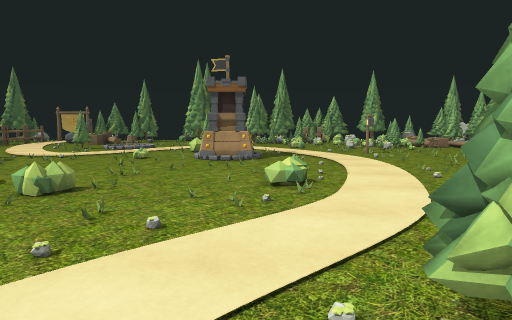
view 1 (above)

24 first-person views from a walk through a Unity game level. The camera is 1.4 m above the floor, tilts 6° down and sees 75° across. The floor is counted in squares, 1 m on a side. Each view is taken from the middle of a square. On the plan, view 1 faces up. The plan holds only what a view shows up to about 15 squares ahead; the rest is blank. The place goes on beyond the plan.

view 2
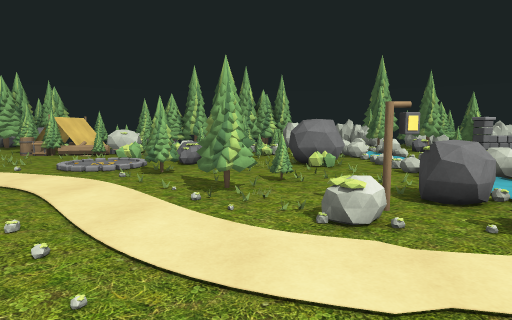

view 3
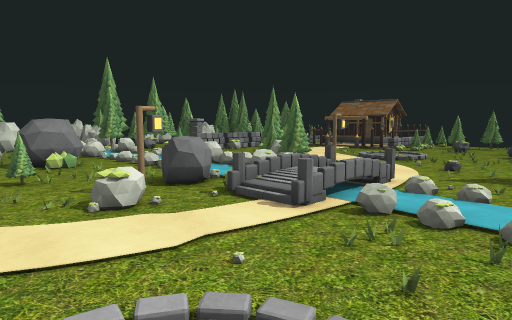

view 4
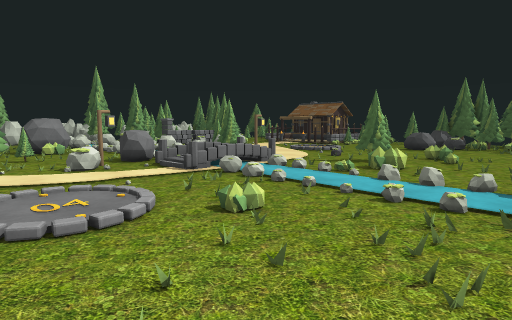

view 5
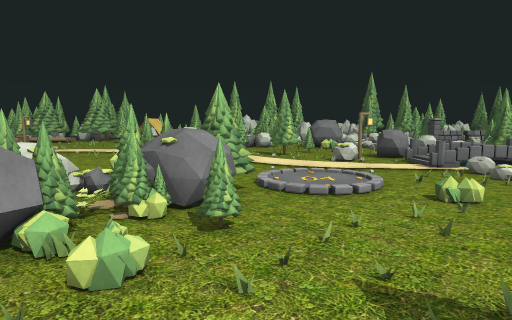

view 6
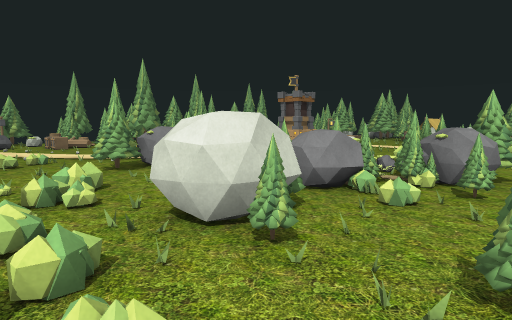

view 7
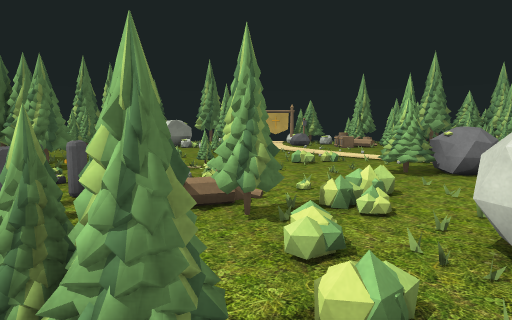

view 8
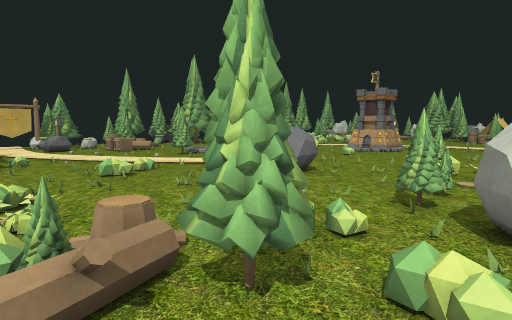

view 9
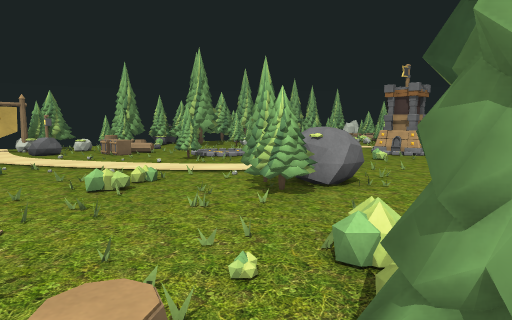

view 10
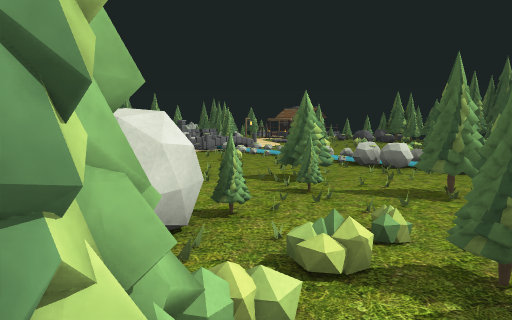

view 11
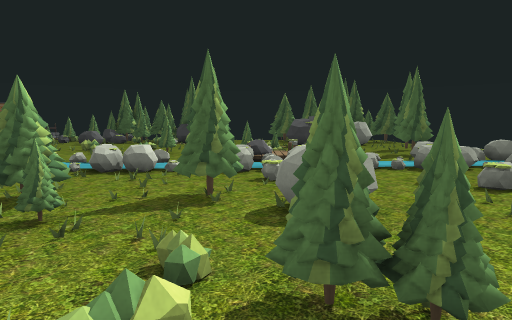

view 12
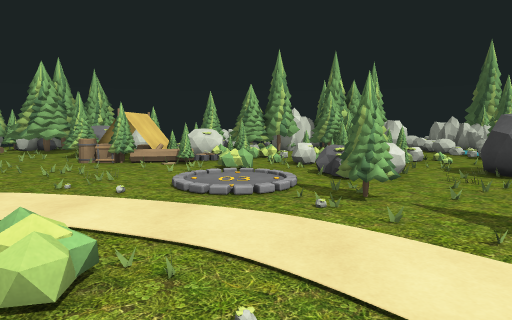

view 13
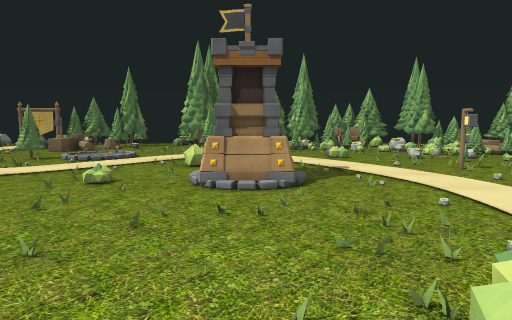

view 14
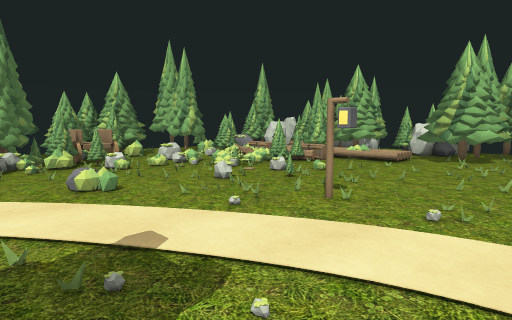

view 15
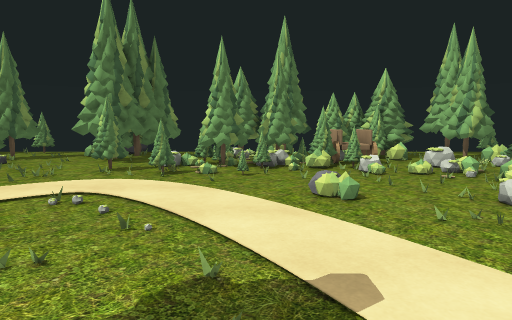

view 16
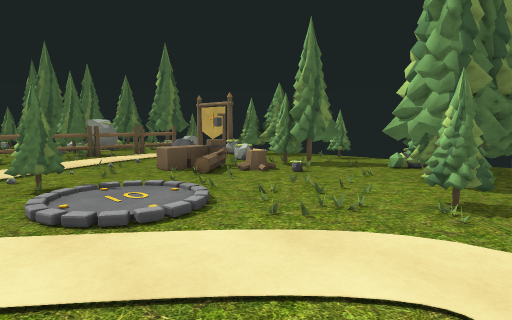

view 17
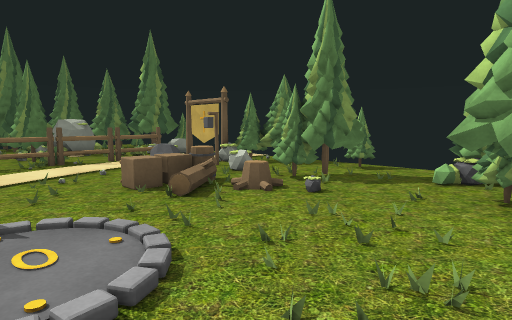

view 18
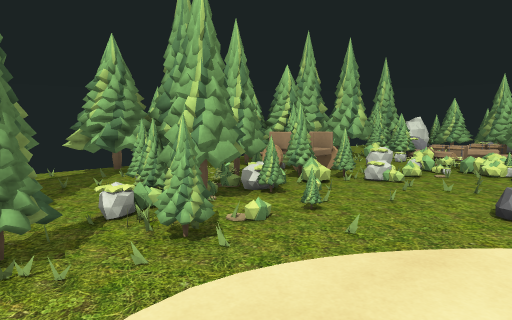

view 19
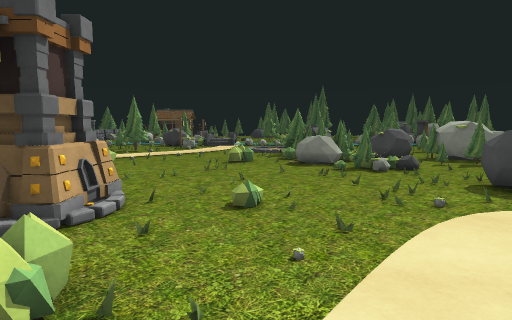

view 20
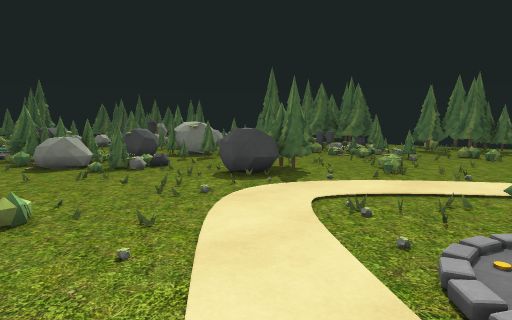

view 21
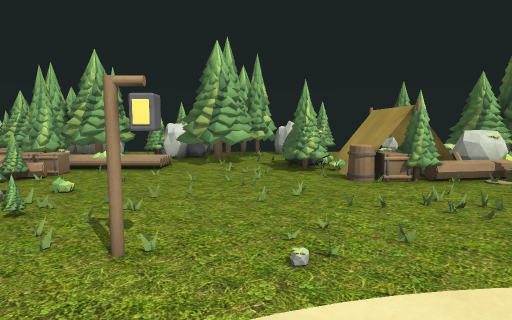

view 22
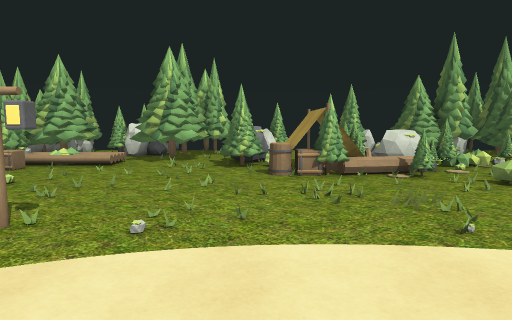

view 23
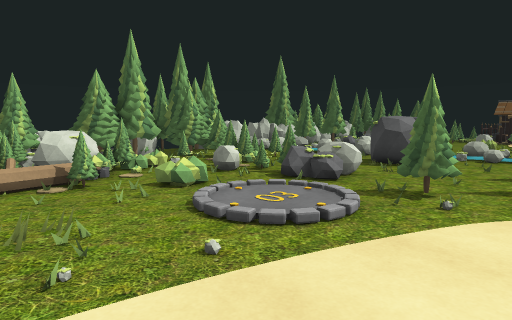

view 24
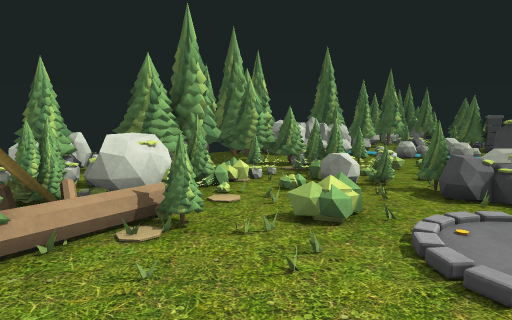

### Floor plan
Key: @ floor where view 1 was taken; # wall or solid block; x gap in a wall; . main floor; : floor 0.25 m higher than the main floor; / step, stairs or slope; = window, fence, low wall or low ledge; ^ raised ledge; T thing the floor can be seen under or through; O other object.
Columns run from 19 left of view 1 to 16 right of it. Each row starts with its distance up from view 1.
 31         ..x..
 30      .##..#..#
 29      ##^..x..##          ####
 28    #### . #...#      ######.###
 27   #   #=.##...#####  #===.=.###
 26   # .= .......###.######=....##    #
 25 ..#... .==......x:###.#=..=./===#  #
 24 .==....=^#.....###...#.. /O//.====##
 23 ##......=...........=....//O/   ==##
 22 #.=........//.............=/OO.#####
 21 ..x.......:./............../.#==/###
 20  .=......#:./..............#/...//##
 19   ........../.............=./.../..#
 18 ................=................###
 17 ................=................##
 16 .........................#.......#
 15 x...O............OOO.............#
 14 /.............O..OO/...........###
 13 ./....##^........O/............##
 12 =/....##^....................^##
 11  /...........................###
 10  ==/=........................=#####
  9 ==//=....:=/............/....##^=###
  8 #/#./.#=../==.......O...///..//^ ==#
  7  .. .^##^^/#=..=.......././.O./#=###
  6 .....###x^==#..........././....O ##
  5 .#...##..###=...........///..... #
  4 .........=.=#/.........#/.==.^#.##
  3 ............///...........^#./##=#
  2 =^...#.....././.....##....^=//=##
  1 .^x#..#....././.....TT........#=####
  0 ......=.....///.../@..#....../=# =.#
 -1  ..........O......=......##^./#.
 -2   .................#.....##^....
 -3  ^= .===.......=///^^.........=.
 -4   .    .........// =x.......===
 -5   =    =........//  .....    .
 -6  :=     ........:/===.^^==   =
 -7  :      ....=....
 -8 =/      ...==....  =#=
 -9          ...##...  x

Where each view was taken, in squares from view 1:
view 1: 0 up, 0 right, facing up
view 2: 1 up, 6 left, facing right
view 3: 2 up, 7 left, facing down-right
view 4: 3 up, 12 left, facing down-right
view 5: 3 up, 14 left, facing right
view 6: 2 up, 17 left, facing up-right
view 7: 3 up, 17 left, facing up
view 8: 6 up, 19 left, facing up-right
view 9: 8 up, 18 left, facing up-right
view 10: 8 up, 18 left, facing down-right
view 11: 7 up, 17 left, facing down
view 12: 6 up, 2 left, facing right
view 13: 6 up, 1 left, facing up
view 14: 13 up, 0 right, facing up-right
view 15: 14 up, 1 right, facing up
view 16: 18 up, 2 left, facing up-left
view 17: 20 up, 4 left, facing up-left
view 18: 20 up, 4 left, facing up-right
view 19: 20 up, 5 left, facing down
view 20: 20 up, 4 left, facing down-left
view 21: 15 up, 2 right, facing right
view 22: 13 up, 1 right, facing right
view 23: 11 up, 2 right, facing down-right
view 24: 11 up, 6 right, facing down-right
